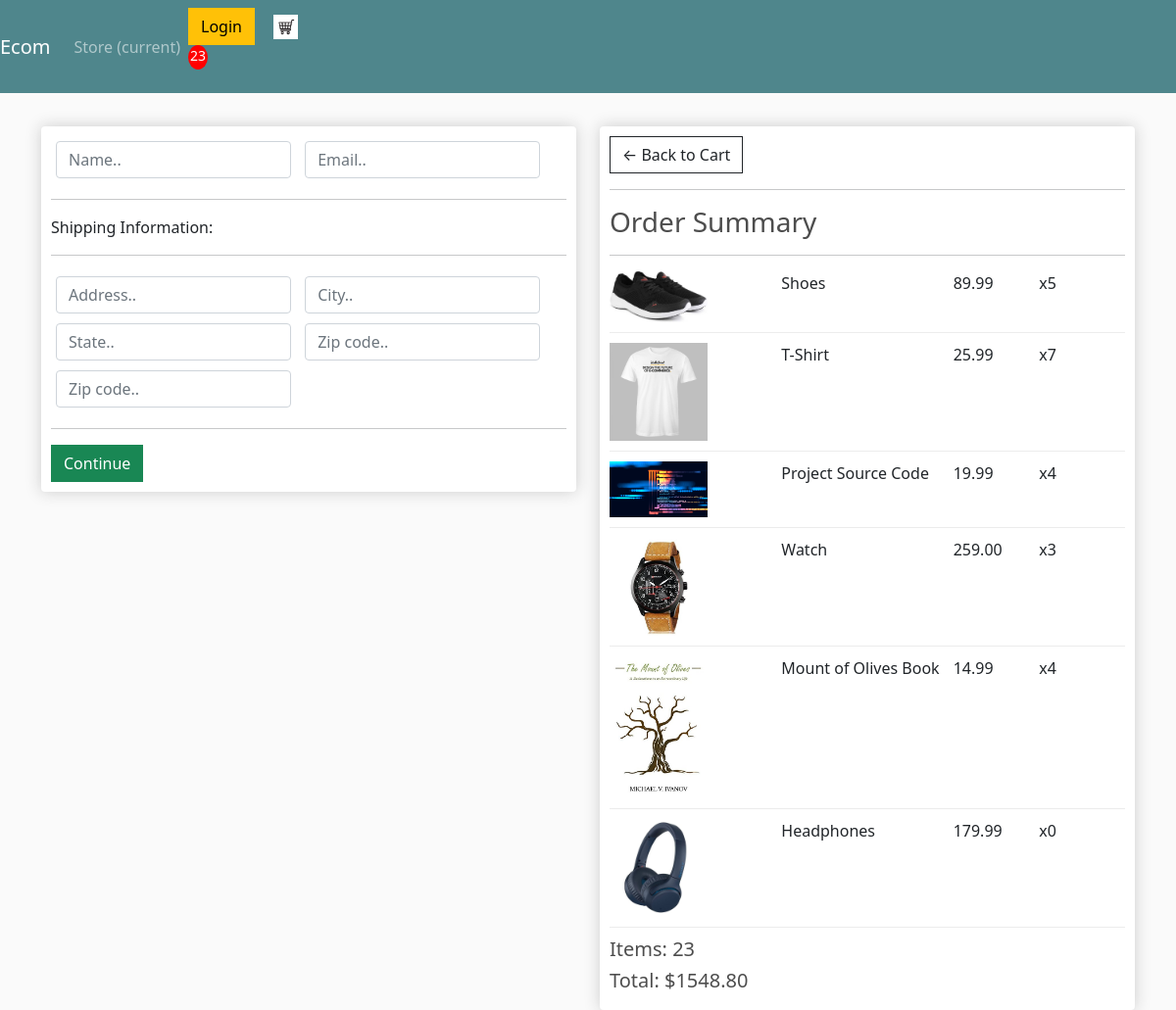
Screenshot of /checkout/ (signed in) with the database file from the repository.
### store/models.py (models this page shows, shortened)
class OrderItem(models.Model):
    product = models.ForeignKey(Product,on_delete=models.CASCADE)
    order = models.ForeignKey(Order,on_delete=models.CASCADE)
    quantiy = models.IntegerField(default=0, null=True)
    date_added = models.DateTimeField(auto_now_add=True)
    @property
    def get_total(self):
        total = self.product.price*self.quantiy
        return total

class Product(models.Model):
    name = models.CharField(max_length=200,null=True)
    price = models.DecimalField(max_digits=7,decimal_places=2)
    digital = models.BooleanField(default=False,null=True,blank=True)
    image = models.ImageField(null=True,blank=True)

class Order(models.Model):
    customer = models.ForeignKey(Customer,null=True,on_delete=models.CASCADE)
    date_ordered = models.DateTimeField(auto_now_add=True)
    complete = models.BooleanField(default=False)
    transaction_id = models.CharField(max_length=100, null=True)
    @property
    def get_cart_items(self):
        orderitems = self.orderitem_set.all()
        total = sum([item.quantiy for item in orderitems])
        return total
    @property
    def get_cart_total(self):
        orderitems = self.orderitem_set.all()
        total = sum([item.get_total for item in orderitems])
        return total
    @property
    def shipping(self):
        shippingStatus = False
        orderitems = self.orderitem_set.all()
        for i in orderitems:
            if i.product.digital==False:
                shippingStatus = True
        return shippingStatus

### store/views.py (the view)
# urls.py: path('checkout/',checkout,name='checkout'),
def checkout(request):
    if request.user.is_authenticated:
        customer = request.user.customer
        order,created = Order.objects.get_or_create(customer=customer,complete=False)
        items = order.orderitem_set.all()
        cartItems = order.get_cart_items
        isLogged = True if request.user.is_authenticated else False
        return render(request,'store/checkout.html',{'order':order, 'items':items, 'isLogged': isLogged,'cartItems':cartItems})
    else:
        cookieData = cookieCart(request)
        isLogged = True if request.user.is_authenticated else False
        cookieData['isLogged'] = isLogged
        context = cookieData
        return render(request,'store/checkout.html',context)

### store/templates/store/checkout.html (shortened to what this page needs)
{% extends 'store/main.html' %}
{% load static %}
{% block content %}
<div class="row">
    <div class="col-lg-6">
        <div class="box-element" id="form-wrapper">
            <form id="form">
                <div id="user-info">
                    <div class="form-field">
                        <input required class="form-control" type="text" name="name" placeholder="Name..">
                    </div>
                    <div class="form-field">
                        <input required class="form-control" type="email" name="email" placeholder="Email..">
                    </div>
                </div>
                <div id="shipping-info">
                    <hr>
                    <p>Shipping Information:</p>
                    <hr>
                    <div class="form-field">
                        <input class="form-control" type="text" name="address" placeholder="Address..">
                    </div>
                    <div class="form-field">
                        <input class="form-control" type="text" name="city" placeholder="City..">
                    </div>
                    <div class="form-field">
                        <input class="form-control" type="text" name="state" placeholder="State..">
                    </div>
                    <div class="form-field">
                        <input class="form-control" type="text" name="zipcode" placeholder="Zip code..">
                    </div>
                    <div class="form-field">
                        <input class="form-control" type="text" name="country" placeholder="Zip code..">
                    </div>
                </div>
                <hr>
                <input id="form-button" class="btn btn-success btn-block" type="submit" value="Continue">
            </form>
        </div>
        <br>
    </div>
    <div class="col-lg-6">
        <div class="box-element">
            <a  class="btn btn-outline-dark" href="{% url 'cart' %}">&#x2190; Back to Cart</a>
            <hr>
            <h3>Order Summary</h3>
            <hr>
            {%for item in items%}
            <div class="cart-row">
                <div style="flex:2"><img class="row-image" src="{{item.product.image.url}}"></div>
                <div style="flex:2"><p>{{item.product.name}}</p></div>
                <div style="flex:1"><p>{{item.product.price}}</p></div>
                <div style="flex:1"><p>x{{item.quantiy}}</p></div>
            </div>
            {%endfor%}
            <h5>Items:   {{order.get_cart_items}}</h5>
            <h5>Total:   ${{order.get_cart_total}}</h5>
        </div>
    </div>
</div>
{% endblock content %}

### static/css/main.css (style rules this page uses)
body { background-color: hsl(0, 0%, 98%); }
h1,h2,h3,h4,h5,h6 { color:hsl(0, 0%, 30%); }
.box-element { box-shadow:hsl(0, 0%, 80%) 0 0 16px; background-color: #fff; border-radius: 4px; padding: 10px; }
.col-lg-4, .col-lg-6, .col-lg-8, .col-lg-12 { margin-top: 10px; }
.btn { border-radius: 0; }
.row-image { width: 100px; }
.form-field { width:250px; display: inline-block; padding: 5px; }
.cart-row { display: flex; align-items: flex-stretch; padding-bottom: 10px; margin-bottom: 10px; border-bottom: 1px solid #ececec; }

### rows the page displays
OrderItem: product.image (picture), product.name "Shoes", product.price "89.99", quantiy "5"
OrderItem: product.image (picture), product.name "T-Shirt", product.price "25.99", quantiy "7"
OrderItem: product.image (picture), product.name "Project Source Code", product.price "19.99", quantiy "4"
OrderItem: product.image (picture), product.name "Watch", product.price "259.00", quantiy "3"
OrderItem: product.image (picture), product.name "Mount of Olives Book", product.price "14.99", quantiy "4"
OrderItem: product.image (picture), product.name "Headphones", product.price "179.99", quantiy "0"
Order: get_cart_items "23", get_cart_total "1548.80"

### other values shown
{{ cartItems }} "23"
